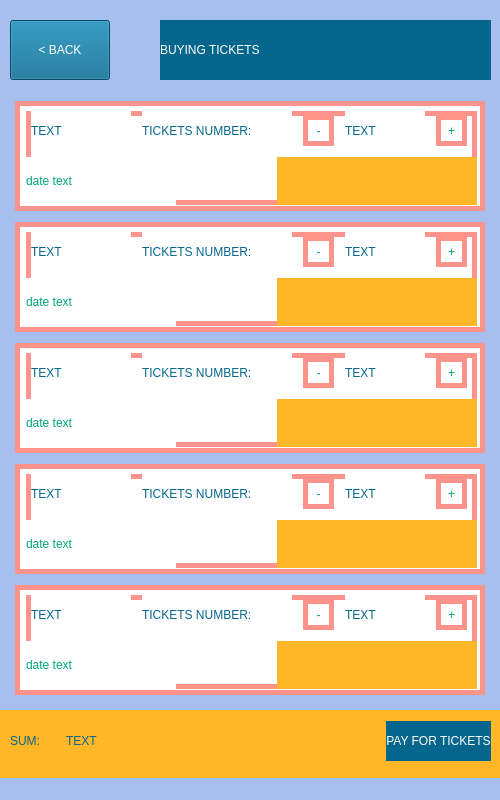
<?xml version="1.0" encoding="UTF-8"?>
<ui version="4.0">
 <class>BuyingTicketsScreen</class>
 <widget class="QMainWindow" name="BuyingTicketsScreen">
  <property name="geometry">
   <rect>
    <x>0</x>
    <y>0</y>
    <width>500</width>
    <height>800</height>
   </rect>
  </property>
  <property name="windowTitle">
   <string>WaterWorld</string>
  </property>
  <property name="styleSheet">
   <string notr="true">background-color: rgb(167, 191, 238);</string>
  </property>
  <widget class="QWidget" name="centralwidget">
   <widget class="QWidget" name="layoutWidget_2">
    <property name="geometry">
     <rect>
      <x>0</x>
      <y>0</y>
      <width>501</width>
      <height>81</height>
     </rect>
    </property>
    <layout class="QHBoxLayout" name="top_layout">
     <property name="spacing">
      <number>50</number>
     </property>
     <property name="leftMargin">
      <number>10</number>
     </property>
     <property name="topMargin">
      <number>20</number>
     </property>
     <property name="rightMargin">
      <number>10</number>
     </property>
     <item>
      <widget class="QPushButton" name="back_top_but">
       <property name="minimumSize">
        <size>
         <width>100</width>
         <height>60</height>
        </size>
       </property>
       <property name="maximumSize">
        <size>
         <width>100</width>
         <height>16777215</height>
        </size>
       </property>
       <property name="styleSheet">
        <string notr="true">background-color: #05668D;
font: 15pt  &quot;Stencil&quot;;
color: white;</string>
       </property>
       <property name="text">
        <string>&lt; BACK</string>
       </property>
      </widget>
     </item>
     <item>
      <widget class="QLabel" name="buying_tickets_label_top">
       <property name="minimumSize">
        <size>
         <width>331</width>
         <height>60</height>
        </size>
       </property>
       <property name="maximumSize">
        <size>
         <width>331</width>
         <height>60</height>
        </size>
       </property>
       <property name="styleSheet">
        <string notr="true">background-color: rgb(5, 102, 141);
font: 20pt &quot;Stencil&quot;;
color: white;</string>
       </property>
       <property name="text">
        <string>BUYING TICKETS</string>
       </property>
      </widget>
     </item>
    </layout>
   </widget>
   <widget class="QWidget" name="layoutWidget">
    <property name="geometry">
     <rect>
      <x>0</x>
      <y>100</y>
      <width>500</width>
      <height>601</height>
     </rect>
    </property>
    <layout class="QVBoxLayout" name="cental_block_layout">
     <property name="spacing">
      <number>10</number>
     </property>
     <property name="leftMargin">
      <number>15</number>
     </property>
     <property name="rightMargin">
      <number>15</number>
     </property>
     <item>
      <widget class="QGroupBox" name="ticket_box_5">
       <property name="minimumSize">
        <size>
         <width>470</width>
         <height>110</height>
        </size>
       </property>
       <property name="maximumSize">
        <size>
         <width>470</width>
         <height>110</height>
        </size>
       </property>
       <property name="styleSheet">
        <string notr="true">background-color: rgb(255, 255, 255);
border: 5px solid;
border-color: #FE938C;</string>
       </property>
       <property name="title">
        <string/>
       </property>
       <widget class="QWidget" name="layoutWidget_9">
        <property name="geometry">
         <rect>
          <x>11</x>
          <y>10</y>
          <width>451</width>
          <height>94</height>
         </rect>
        </property>
        <layout class="QVBoxLayout" name="verticalLayout_6">
         <item>
          <layout class="QHBoxLayout" name="top_ticket_layout_5">
           <item>
            <widget class="QLabel" name="ticket_text_5">
             <property name="minimumSize">
              <size>
               <width>100</width>
               <height>40</height>
              </size>
             </property>
             <property name="maximumSize">
              <size>
               <width>100</width>
               <height>16777215</height>
              </size>
             </property>
             <property name="styleSheet">
              <string notr="true">font: 15pt &quot;Stencil&quot;;
color:  rgb(5, 102, 141);
border: 0px;</string>
             </property>
             <property name="text">
              <string>TEXT</string>
             </property>
            </widget>
           </item>
           <item>
            <widget class="QLabel" name="ticket_number_label_5">
             <property name="minimumSize">
              <size>
               <width>150</width>
               <height>40</height>
              </size>
             </property>
             <property name="maximumSize">
              <size>
               <width>150</width>
               <height>16777215</height>
              </size>
             </property>
             <property name="styleSheet">
              <string notr="true">font: 12pt &quot;Stencil&quot;;
color:  rgb(5, 102, 141);
border: 0px;</string>
             </property>
             <property name="text">
              <string>TICKETS NUMBER:</string>
             </property>
            </widget>
           </item>
           <item>
            <widget class="QPushButton" name="ticket_number_less_button_5">
             <property name="minimumSize">
              <size>
               <width>31</width>
               <height>31</height>
              </size>
             </property>
             <property name="maximumSize">
              <size>
               <width>31</width>
               <height>31</height>
              </size>
             </property>
             <property name="styleSheet">
              <string notr="true">border: 5px solid;
font: 40pt  &quot;Stencil&quot;;
color: #00A676;
border-color: rgb(254, 147, 140);</string>
             </property>
             <property name="text">
              <string>-</string>
             </property>
            </widget>
           </item>
           <item>
            <widget class="QLabel" name="ticket_namber_info_5">
             <property name="minimumSize">
              <size>
               <width>80</width>
               <height>40</height>
              </size>
             </property>
             <property name="maximumSize">
              <size>
               <width>80</width>
               <height>16777215</height>
              </size>
             </property>
             <property name="styleSheet">
              <string notr="true">font: 25pt &quot;Stencil&quot;;
color:  rgb(5, 102, 141);
border: 0px;</string>
             </property>
             <property name="text">
              <string>TEXT</string>
             </property>
            </widget>
           </item>
           <item>
            <widget class="QPushButton" name="ticket_label_more_button_5">
             <property name="minimumSize">
              <size>
               <width>31</width>
               <height>31</height>
              </size>
             </property>
             <property name="maximumSize">
              <size>
               <width>31</width>
               <height>31</height>
              </size>
             </property>
             <property name="styleSheet">
              <string notr="true">border: 5px solid;
font: 40pt  &quot;Stencil&quot;;
color: #00A676;
border-color: rgb(254, 147, 140);</string>
             </property>
             <property name="text">
              <string>+</string>
             </property>
            </widget>
           </item>
          </layout>
         </item>
         <item>
          <layout class="QHBoxLayout" name="ticket_lower_layout_5">
           <item>
            <layout class="QHBoxLayout" name="horizontalLayout_13">
             <item>
              <widget class="QLabel" name="date_info_5">
               <property name="minimumSize">
                <size>
                 <width>150</width>
                 <height>40</height>
                </size>
               </property>
               <property name="maximumSize">
                <size>
                 <width>250</width>
                 <height>16777215</height>
                </size>
               </property>
               <property name="styleSheet">
                <string notr="true">font: 10pt &quot;Stencil&quot;;
color:  #00A676;
border: 0px;</string>
               </property>
               <property name="text">
                <string>date text</string>
               </property>
              </widget>
             </item>
             <item>
              <spacer name="horizontalSpacer_7">
               <property name="orientation">
                <enum>Qt::Horizontal</enum>
               </property>
               <property name="sizeHint" stdset="0">
                <size>
                 <width>40</width>
                 <height>20</height>
                </size>
               </property>
              </spacer>
             </item>
            </layout>
           </item>
           <item>
            <widget class="QLabel" name="ticket_price_label_5">
             <property name="minimumSize">
              <size>
               <width>200</width>
               <height>40</height>
              </size>
             </property>
             <property name="maximumSize">
              <size>
               <width>200</width>
               <height>16777215</height>
              </size>
             </property>
             <property name="styleSheet">
              <string notr="true">background-color:#FFB627;
font: 20pt  &quot;Stencil&quot;;
color: white;
border: 0px;</string>
             </property>
             <property name="text">
              <string>&lt;price&gt;</string>
             </property>
            </widget>
           </item>
          </layout>
         </item>
        </layout>
       </widget>
      </widget>
     </item>
     <item>
      <widget class="QGroupBox" name="ticket_box_4">
       <property name="minimumSize">
        <size>
         <width>470</width>
         <height>110</height>
        </size>
       </property>
       <property name="maximumSize">
        <size>
         <width>470</width>
         <height>110</height>
        </size>
       </property>
       <property name="styleSheet">
        <string notr="true">background-color: rgb(255, 255, 255);
border: 5px solid;
border-color: #FE938C;</string>
       </property>
       <property name="title">
        <string/>
       </property>
       <widget class="QWidget" name="layoutWidget_8">
        <property name="geometry">
         <rect>
          <x>11</x>
          <y>10</y>
          <width>451</width>
          <height>94</height>
         </rect>
        </property>
        <layout class="QVBoxLayout" name="verticalLayout_5">
         <item>
          <layout class="QHBoxLayout" name="top_ticket_layout_4">
           <item>
            <widget class="QLabel" name="ticket_text_4">
             <property name="minimumSize">
              <size>
               <width>100</width>
               <height>40</height>
              </size>
             </property>
             <property name="maximumSize">
              <size>
               <width>100</width>
               <height>16777215</height>
              </size>
             </property>
             <property name="styleSheet">
              <string notr="true">font: 15pt &quot;Stencil&quot;;
color:  rgb(5, 102, 141);
border: 0px;</string>
             </property>
             <property name="text">
              <string>TEXT</string>
             </property>
            </widget>
           </item>
           <item>
            <widget class="QLabel" name="ticket_number_label_4">
             <property name="minimumSize">
              <size>
               <width>150</width>
               <height>40</height>
              </size>
             </property>
             <property name="maximumSize">
              <size>
               <width>150</width>
               <height>16777215</height>
              </size>
             </property>
             <property name="styleSheet">
              <string notr="true">font: 12pt &quot;Stencil&quot;;
color:  rgb(5, 102, 141);
border: 0px;</string>
             </property>
             <property name="text">
              <string>TICKETS NUMBER:</string>
             </property>
            </widget>
           </item>
           <item>
            <widget class="QPushButton" name="ticket_number_less_button_4">
             <property name="minimumSize">
              <size>
               <width>31</width>
               <height>31</height>
              </size>
             </property>
             <property name="maximumSize">
              <size>
               <width>31</width>
               <height>31</height>
              </size>
             </property>
             <property name="styleSheet">
              <string notr="true">border: 5px solid;
font: 40pt  &quot;Stencil&quot;;
color: #00A676;
border-color: rgb(254, 147, 140);</string>
             </property>
             <property name="text">
              <string>-</string>
             </property>
            </widget>
           </item>
           <item>
            <widget class="QLabel" name="ticket_namber_info_4">
             <property name="minimumSize">
              <size>
               <width>80</width>
               <height>40</height>
              </size>
             </property>
             <property name="maximumSize">
              <size>
               <width>80</width>
               <height>16777215</height>
              </size>
             </property>
             <property name="styleSheet">
              <string notr="true">font: 25pt &quot;Stencil&quot;;
color:  rgb(5, 102, 141);
border: 0px;</string>
             </property>
             <property name="text">
              <string>TEXT</string>
             </property>
            </widget>
           </item>
           <item>
            <widget class="QPushButton" name="ticket_label_more_button_4">
             <property name="minimumSize">
              <size>
               <width>31</width>
               <height>31</height>
              </size>
             </property>
             <property name="maximumSize">
              <size>
               <width>31</width>
               <height>31</height>
              </size>
             </property>
             <property name="styleSheet">
              <string notr="true">border: 5px solid;
font: 40pt  &quot;Stencil&quot;;
color: #00A676;
border-color: rgb(254, 147, 140);</string>
             </property>
             <property name="text">
              <string>+</string>
             </property>
            </widget>
           </item>
          </layout>
         </item>
         <item>
          <layout class="QHBoxLayout" name="ticket_lower_layout_4">
           <item>
            <layout class="QHBoxLayout" name="horizontalLayout_12">
             <item>
              <widget class="QLabel" name="date_info_4">
               <property name="minimumSize">
                <size>
                 <width>150</width>
                 <height>40</height>
                </size>
               </property>
               <property name="maximumSize">
                <size>
                 <width>250</width>
                 <height>16777215</height>
                </size>
               </property>
               <property name="styleSheet">
                <string notr="true">font: 10pt &quot;Stencil&quot;;
color:  #00A676;
border: 0px;</string>
               </property>
               <property name="text">
                <string>date text</string>
               </property>
              </widget>
             </item>
             <item>
              <spacer name="horizontalSpacer_6">
               <property name="orientation">
                <enum>Qt::Horizontal</enum>
               </property>
               <property name="sizeHint" stdset="0">
                <size>
                 <width>40</width>
                 <height>20</height>
                </size>
               </property>
              </spacer>
             </item>
            </layout>
           </item>
           <item>
            <widget class="QLabel" name="ticket_price_label_4">
             <property name="minimumSize">
              <size>
               <width>200</width>
               <height>40</height>
              </size>
             </property>
             <property name="maximumSize">
              <size>
               <width>200</width>
               <height>16777215</height>
              </size>
             </property>
             <property name="styleSheet">
              <string notr="true">background-color:#FFB627;
font: 20pt  &quot;Stencil&quot;;
color: white;
border: 0px;</string>
             </property>
             <property name="text">
              <string>&lt;price&gt;</string>
             </property>
            </widget>
           </item>
          </layout>
         </item>
        </layout>
       </widget>
      </widget>
     </item>
     <item>
      <widget class="QGroupBox" name="ticket_box_3">
       <property name="minimumSize">
        <size>
         <width>470</width>
         <height>110</height>
        </size>
       </property>
       <property name="maximumSize">
        <size>
         <width>470</width>
         <height>110</height>
        </size>
       </property>
       <property name="styleSheet">
        <string notr="true">background-color: rgb(255, 255, 255);
border: 5px solid;
border-color: #FE938C;</string>
       </property>
       <property name="title">
        <string/>
       </property>
       <widget class="QWidget" name="layoutWidget_7">
        <property name="geometry">
         <rect>
          <x>11</x>
          <y>10</y>
          <width>451</width>
          <height>94</height>
         </rect>
        </property>
        <layout class="QVBoxLayout" name="verticalLayout_4">
         <item>
          <layout class="QHBoxLayout" name="top_ticket_layout_3">
           <item>
            <widget class="QLabel" name="ticket_text_3">
             <property name="minimumSize">
              <size>
               <width>100</width>
               <height>40</height>
              </size>
             </property>
             <property name="maximumSize">
              <size>
               <width>100</width>
               <height>16777215</height>
              </size>
             </property>
             <property name="styleSheet">
              <string notr="true">font: 15pt &quot;Stencil&quot;;
color:  rgb(5, 102, 141);
border: 0px;</string>
             </property>
             <property name="text">
              <string>TEXT</string>
             </property>
            </widget>
           </item>
           <item>
            <widget class="QLabel" name="ticket_number_label_3">
             <property name="minimumSize">
              <size>
               <width>150</width>
               <height>40</height>
              </size>
             </property>
             <property name="maximumSize">
              <size>
               <width>150</width>
               <height>16777215</height>
              </size>
             </property>
             <property name="styleSheet">
              <string notr="true">font: 12pt &quot;Stencil&quot;;
color:  rgb(5, 102, 141);
border: 0px;</string>
             </property>
             <property name="text">
              <string>TICKETS NUMBER:</string>
             </property>
            </widget>
           </item>
           <item>
            <widget class="QPushButton" name="ticket_number_less_button_3">
             <property name="minimumSize">
              <size>
               <width>31</width>
               <height>31</height>
              </size>
             </property>
             <property name="maximumSize">
              <size>
               <width>31</width>
               <height>31</height>
              </size>
             </property>
             <property name="styleSheet">
              <string notr="true">border: 5px solid;
font: 40pt  &quot;Stencil&quot;;
color: #00A676;
border-color: rgb(254, 147, 140);</string>
             </property>
             <property name="text">
              <string>-</string>
             </property>
            </widget>
           </item>
           <item>
            <widget class="QLabel" name="ticket_namber_info_3">
             <property name="minimumSize">
              <size>
               <width>80</width>
               <height>40</height>
              </size>
             </property>
             <property name="maximumSize">
              <size>
               <width>80</width>
               <height>16777215</height>
              </size>
             </property>
             <property name="styleSheet">
              <string notr="true">font: 25pt &quot;Stencil&quot;;
color:  rgb(5, 102, 141);
border: 0px;</string>
             </property>
             <property name="text">
              <string>TEXT</string>
             </property>
            </widget>
           </item>
           <item>
            <widget class="QPushButton" name="ticket_label_more_button_3">
             <property name="minimumSize">
              <size>
               <width>31</width>
               <height>31</height>
              </size>
             </property>
             <property name="maximumSize">
              <size>
               <width>31</width>
               <height>31</height>
              </size>
             </property>
             <property name="styleSheet">
              <string notr="true">border: 5px solid;
font: 40pt  &quot;Stencil&quot;;
color: #00A676;
border-color: rgb(254, 147, 140);</string>
             </property>
             <property name="text">
              <string>+</string>
             </property>
            </widget>
           </item>
          </layout>
         </item>
         <item>
          <layout class="QHBoxLayout" name="ticket_lower_layout_3">
           <item>
            <layout class="QHBoxLayout" name="horizontalLayout_11">
             <item>
              <widget class="QLabel" name="date_info_3">
               <property name="minimumSize">
                <size>
                 <width>150</width>
                 <height>40</height>
                </size>
               </property>
               <property name="maximumSize">
                <size>
                 <width>250</width>
                 <height>16777215</height>
                </size>
               </property>
               <property name="styleSheet">
                <string notr="true">font: 10pt &quot;Stencil&quot;;
color:  #00A676;
border: 0px;</string>
               </property>
               <property name="text">
                <string>date text</string>
               </property>
              </widget>
             </item>
             <item>
              <spacer name="horizontalSpacer_5">
               <property name="orientation">
                <enum>Qt::Horizontal</enum>
               </property>
               <property name="sizeHint" stdset="0">
                <size>
                 <width>40</width>
                 <height>20</height>
                </size>
               </property>
              </spacer>
             </item>
            </layout>
           </item>
           <item>
            <widget class="QLabel" name="ticket_price_label_3">
             <property name="minimumSize">
              <size>
               <width>200</width>
               <height>40</height>
              </size>
             </property>
             <property name="maximumSize">
              <size>
               <width>200</width>
               <height>16777215</height>
              </size>
             </property>
             <property name="styleSheet">
              <string notr="true">background-color:#FFB627;
font: 20pt  &quot;Stencil&quot;;
color: white;
border: 0px;</string>
             </property>
             <property name="text">
              <string>&lt;price&gt;</string>
             </property>
            </widget>
           </item>
          </layout>
         </item>
        </layout>
       </widget>
      </widget>
     </item>
     <item>
      <widget class="QGroupBox" name="ticket_box_2">
       <property name="minimumSize">
        <size>
         <width>470</width>
         <height>110</height>
        </size>
       </property>
       <property name="maximumSize">
        <size>
         <width>470</width>
         <height>110</height>
        </size>
       </property>
       <property name="styleSheet">
        <string notr="true">background-color: rgb(255, 255, 255);
border: 5px solid;
border-color: #FE938C;</string>
       </property>
       <property name="title">
        <string/>
       </property>
       <widget class="QWidget" name="layoutWidget_6">
        <property name="geometry">
         <rect>
          <x>11</x>
          <y>10</y>
          <width>451</width>
          <height>94</height>
         </rect>
        </property>
        <layout class="QVBoxLayout" name="verticalLayout_3">
         <item>
          <layout class="QHBoxLayout" name="top_ticket_layout_2">
           <item>
            <widget class="QLabel" name="ticket_text_2">
             <property name="minimumSize">
              <size>
               <width>100</width>
               <height>40</height>
              </size>
             </property>
             <property name="maximumSize">
              <size>
               <width>100</width>
               <height>16777215</height>
              </size>
             </property>
             <property name="styleSheet">
              <string notr="true">font: 15pt &quot;Stencil&quot;;
color:  rgb(5, 102, 141);
border: 0px;</string>
             </property>
             <property name="text">
              <string>TEXT</string>
             </property>
            </widget>
           </item>
           <item>
            <widget class="QLabel" name="ticket_number_label_2">
             <property name="minimumSize">
              <size>
               <width>150</width>
               <height>40</height>
              </size>
             </property>
             <property name="maximumSize">
              <size>
               <width>150</width>
               <height>16777215</height>
              </size>
             </property>
             <property name="styleSheet">
              <string notr="true">font: 12pt &quot;Stencil&quot;;
color:  rgb(5, 102, 141);
border: 0px;</string>
             </property>
             <property name="text">
              <string>TICKETS NUMBER:</string>
             </property>
            </widget>
           </item>
           <item>
            <widget class="QPushButton" name="ticket_number_less_button_2">
             <property name="minimumSize">
              <size>
               <width>31</width>
               <height>31</height>
              </size>
             </property>
             <property name="maximumSize">
              <size>
               <width>31</width>
               <height>31</height>
              </size>
             </property>
             <property name="styleSheet">
              <string notr="true">border: 5px solid;
font: 40pt  &quot;Stencil&quot;;
color: #00A676;
border-color: rgb(254, 147, 140);</string>
             </property>
             <property name="text">
              <string>-</string>
             </property>
            </widget>
           </item>
           <item>
            <widget class="QLabel" name="ticket_namber_info_2">
             <property name="minimumSize">
              <size>
               <width>80</width>
               <height>40</height>
              </size>
             </property>
             <property name="maximumSize">
              <size>
               <width>80</width>
               <height>16777215</height>
              </size>
             </property>
             <property name="styleSheet">
              <string notr="true">font: 25pt &quot;Stencil&quot;;
color:  rgb(5, 102, 141);
border: 0px;</string>
             </property>
             <property name="text">
              <string>TEXT</string>
             </property>
            </widget>
           </item>
           <item>
            <widget class="QPushButton" name="ticket_label_more_button_2">
             <property name="minimumSize">
              <size>
               <width>31</width>
               <height>31</height>
              </size>
             </property>
             <property name="maximumSize">
              <size>
               <width>31</width>
               <height>31</height>
              </size>
             </property>
             <property name="styleSheet">
              <string notr="true">border: 5px solid;
font: 40pt  &quot;Stencil&quot;;
color: #00A676;
border-color: rgb(254, 147, 140);</string>
             </property>
             <property name="text">
              <string>+</string>
             </property>
            </widget>
           </item>
          </layout>
         </item>
         <item>
          <layout class="QHBoxLayout" name="ticket_lower_layout_2">
           <item>
            <layout class="QHBoxLayout" name="horizontalLayout_10">
             <item>
              <widget class="QLabel" name="date_info_2">
               <property name="minimumSize">
                <size>
                 <width>150</width>
                 <height>40</height>
                </size>
               </property>
               <property name="maximumSize">
                <size>
                 <width>250</width>
                 <height>16777215</height>
                </size>
               </property>
               <property name="styleSheet">
                <string notr="true">font: 10pt &quot;Stencil&quot;;
color:  #00A676;
border: 0px;</string>
               </property>
               <property name="text">
                <string>date text</string>
               </property>
              </widget>
             </item>
             <item>
              <spacer name="horizontalSpacer_4">
               <property name="orientation">
                <enum>Qt::Horizontal</enum>
               </property>
               <property name="sizeHint" stdset="0">
                <size>
                 <width>40</width>
                 <height>20</height>
                </size>
               </property>
              </spacer>
             </item>
            </layout>
           </item>
           <item>
            <widget class="QLabel" name="ticket_price_label_2">
             <property name="minimumSize">
              <size>
               <width>200</width>
               <height>40</height>
              </size>
             </property>
             <property name="maximumSize">
              <size>
               <width>200</width>
               <height>16777215</height>
              </size>
             </property>
             <property name="styleSheet">
              <string notr="true">background-color:#FFB627;
font: 20pt  &quot;Stencil&quot;;
color: white;
border: 0px;</string>
             </property>
             <property name="text">
              <string>&lt;price&gt;</string>
             </property>
            </widget>
           </item>
          </layout>
         </item>
        </layout>
       </widget>
      </widget>
     </item>
     <item>
      <widget class="QGroupBox" name="ticket_box">
       <property name="minimumSize">
        <size>
         <width>470</width>
         <height>110</height>
        </size>
       </property>
       <property name="maximumSize">
        <size>
         <width>470</width>
         <height>110</height>
        </size>
       </property>
       <property name="styleSheet">
        <string notr="true">background-color: rgb(255, 255, 255);
border: 5px solid;
border-color: #FE938C;</string>
       </property>
       <property name="title">
        <string/>
       </property>
       <widget class="QWidget" name="layoutWidget_5">
        <property name="geometry">
         <rect>
          <x>11</x>
          <y>10</y>
          <width>451</width>
          <height>94</height>
         </rect>
        </property>
        <layout class="QVBoxLayout" name="verticalLayout_2">
         <item>
          <layout class="QHBoxLayout" name="top_ticket_layout">
           <item>
            <widget class="QLabel" name="ticket_text">
             <property name="minimumSize">
              <size>
               <width>100</width>
               <height>40</height>
              </size>
             </property>
             <property name="maximumSize">
              <size>
               <width>100</width>
               <height>16777215</height>
              </size>
             </property>
             <property name="styleSheet">
              <string notr="true">font: 15pt &quot;Stencil&quot;;
color:  rgb(5, 102, 141);
border: 0px;</string>
             </property>
             <property name="text">
              <string>TEXT</string>
             </property>
            </widget>
           </item>
           <item>
            <widget class="QLabel" name="ticket_number_label">
             <property name="minimumSize">
              <size>
               <width>150</width>
               <height>40</height>
              </size>
             </property>
             <property name="maximumSize">
              <size>
               <width>150</width>
               <height>16777215</height>
              </size>
             </property>
             <property name="styleSheet">
              <string notr="true">font: 12pt &quot;Stencil&quot;;
color:  rgb(5, 102, 141);
border: 0px;</string>
             </property>
             <property name="text">
              <string>TICKETS NUMBER:</string>
             </property>
            </widget>
           </item>
           <item>
            <widget class="QPushButton" name="ticket_number_less_button">
             <property name="minimumSize">
              <size>
               <width>31</width>
               <height>31</height>
              </size>
             </property>
             <property name="maximumSize">
              <size>
               <width>31</width>
               <height>31</height>
              </size>
             </property>
             <property name="styleSheet">
              <string notr="true">border: 5px solid;
font: 40pt  &quot;Stencil&quot;;
color: #00A676;
border-color: rgb(254, 147, 140);</string>
             </property>
             <property name="text">
              <string>-</string>
             </property>
            </widget>
           </item>
           <item>
            <widget class="QLabel" name="ticket_namber_info">
             <property name="minimumSize">
              <size>
               <width>80</width>
               <height>40</height>
              </size>
             </property>
             <property name="maximumSize">
              <size>
               <width>80</width>
               <height>16777215</height>
              </size>
             </property>
             <property name="styleSheet">
              <string notr="true">font: 25pt &quot;Stencil&quot;;
color:  rgb(5, 102, 141);
border: 0px;</string>
             </property>
             <property name="text">
              <string>TEXT</string>
             </property>
            </widget>
           </item>
           <item>
            <widget class="QPushButton" name="ticket_label_more_button">
             <property name="minimumSize">
              <size>
               <width>31</width>
               <height>31</height>
              </size>
             </property>
             <property name="maximumSize">
              <size>
               <width>31</width>
               <height>31</height>
              </size>
             </property>
             <property name="styleSheet">
              <string notr="true">border: 5px solid;
font: 40pt  &quot;Stencil&quot;;
color: #00A676;
border-color: rgb(254, 147, 140);</string>
             </property>
             <property name="text">
              <string>+</string>
             </property>
            </widget>
           </item>
          </layout>
         </item>
         <item>
          <layout class="QHBoxLayout" name="ticket_lower_layout">
           <item>
            <layout class="QHBoxLayout" name="horizontalLayout_9">
             <item>
              <widget class="QLabel" name="date_info">
               <property name="minimumSize">
                <size>
                 <width>150</width>
                 <height>40</height>
                </size>
               </property>
               <property name="maximumSize">
                <size>
                 <width>250</width>
                 <height>16777215</height>
                </size>
               </property>
               <property name="styleSheet">
                <string notr="true">font: 10pt &quot;Stencil&quot;;
color:  #00A676;
border: 0px;</string>
               </property>
               <property name="text">
                <string>date text</string>
               </property>
              </widget>
             </item>
             <item>
              <spacer name="horizontalSpacer_3">
               <property name="orientation">
                <enum>Qt::Horizontal</enum>
               </property>
               <property name="sizeHint" stdset="0">
                <size>
                 <width>40</width>
                 <height>20</height>
                </size>
               </property>
              </spacer>
             </item>
            </layout>
           </item>
           <item>
            <widget class="QLabel" name="ticket_price_label">
             <property name="minimumSize">
              <size>
               <width>200</width>
               <height>40</height>
              </size>
             </property>
             <property name="maximumSize">
              <size>
               <width>200</width>
               <height>16777215</height>
              </size>
             </property>
             <property name="styleSheet">
              <string notr="true">background-color:#FFB627;
font: 20pt  &quot;Stencil&quot;;
color: white;
border: 0px;</string>
             </property>
             <property name="text">
              <string>&lt;price&gt;</string>
             </property>
            </widget>
           </item>
          </layout>
         </item>
        </layout>
       </widget>
      </widget>
     </item>
    </layout>
   </widget>
   <widget class="QGroupBox" name="footer_box_for_summ">
    <property name="geometry">
     <rect>
      <x>0</x>
      <y>710</y>
      <width>500</width>
      <height>70</height>
     </rect>
    </property>
    <property name="minimumSize">
     <size>
      <width>500</width>
      <height>70</height>
     </size>
    </property>
    <property name="maximumSize">
     <size>
      <width>500</width>
      <height>70</height>
     </size>
    </property>
    <property name="styleSheet">
     <string notr="true">background-color:#FFB627;
font: 20pt  &quot;Stencil&quot;;
color: white;
border: 0px;</string>
    </property>
    <property name="title">
     <string/>
    </property>
    <widget class="QWidget" name="layoutWidget">
     <property name="geometry">
      <rect>
       <x>10</x>
       <y>10</y>
       <width>481</width>
       <height>42</height>
      </rect>
     </property>
     <layout class="QHBoxLayout" name="horizontalLayout_22">
      <item>
       <widget class="QLabel" name="sum_label">
        <property name="minimumSize">
         <size>
          <width>50</width>
          <height>40</height>
         </size>
        </property>
        <property name="maximumSize">
         <size>
          <width>150</width>
          <height>16777215</height>
         </size>
        </property>
        <property name="styleSheet">
         <string notr="true">font: 25pt &quot;Stencil&quot;;
color:  rgb(5, 102, 141);
border: 0px;</string>
        </property>
        <property name="text">
         <string>SUM:</string>
        </property>
       </widget>
      </item>
      <item>
       <widget class="QLabel" name="sum_info">
        <property name="minimumSize">
         <size>
          <width>100</width>
          <height>40</height>
         </size>
        </property>
        <property name="maximumSize">
         <size>
          <width>100</width>
          <height>16777215</height>
         </size>
        </property>
        <property name="styleSheet">
         <string notr="true">font: 25pt &quot;Stencil&quot;;
color:  rgb(5, 102, 141);
border: 0px;</string>
        </property>
        <property name="text">
         <string>TEXT</string>
        </property>
       </widget>
      </item>
      <item>
       <spacer name="horizontalSpacer_8">
        <property name="orientation">
         <enum>Qt::Horizontal</enum>
        </property>
        <property name="sizeHint" stdset="0">
         <size>
          <width>40</width>
          <height>20</height>
         </size>
        </property>
       </spacer>
      </item>
      <item>
       <widget class="QPushButton" name="pay_button">
        <property name="minimumSize">
         <size>
          <width>100</width>
          <height>40</height>
         </size>
        </property>
        <property name="styleSheet">
         <string notr="true">background-color:  rgb(5, 102, 141);
font: 15pt  &quot;Stencil&quot;;
color: white;</string>
        </property>
        <property name="text">
         <string>PAY FOR TICKETS</string>
        </property>
       </widget>
      </item>
     </layout>
    </widget>
   </widget>
  </widget>
  <widget class="QStatusBar" name="statusbar"/>
 </widget>
 <resources/>
 <connections/>
</ui>
